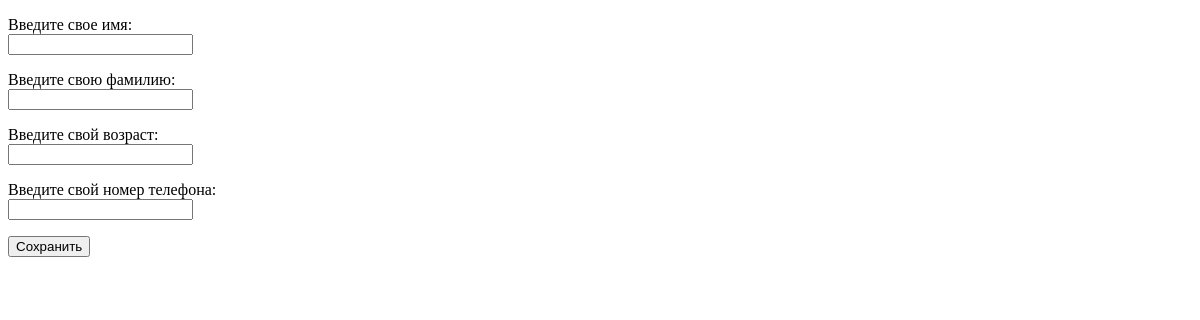
The app's page /, older data.
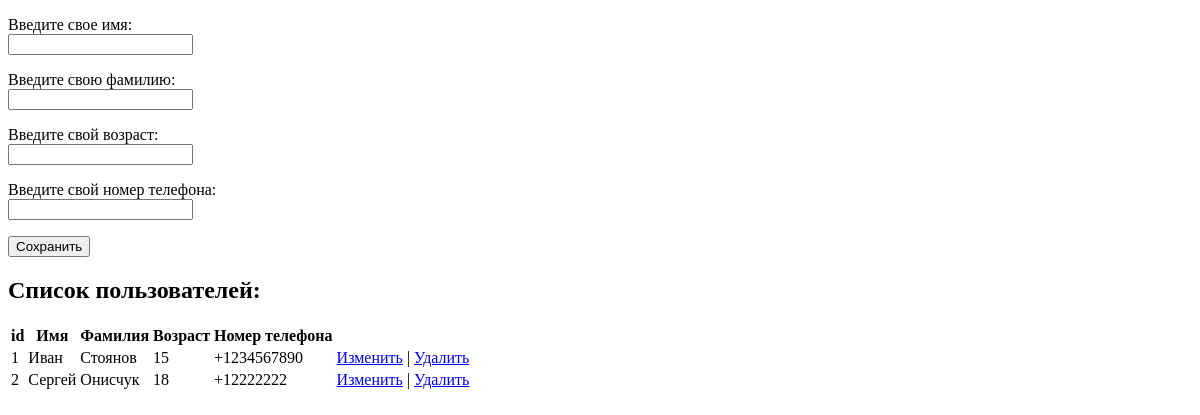
The same page, newer data.
### user/models.py (models this page shows)
class Person(models.Model):
    name = models.CharField(max_length=20)
    surname = models.CharField(max_length=20)
    age = models.PositiveSmallIntegerField()
    phone = models.CharField(max_length=50)

### user/views.py (the view)
# urls.py: path('', views.index),
def index(request):
    people = Person.objects.all()
    return render(request, 'index.html', {'people': people})

### templates/index.html (shortened to what this page needs)
<!DOCTYPE html>
<html lang="en">
<head>
</head>
<body class="container">
    <form method="POST" action="create/">
        <p>
            <label>Введите свое имя: </label><br>
            <input type="text" name="name">
        </p>
        <p>
            <label>Введите свою фамилию: </label><br>
            <input type="text" name="surname">
        </p>
        <p>
            <label>Введите свой возраст: </label><br>
            <input type="number" name="age">
        </p>
        <p>
            <label>Введите свой номер телефона: </label><br>
            <input type="text" name="phone">
        </p>
        <input type="submit" value="Сохранить">
    </form>
    {% if people.count > 0 %}
    <h2>Список пользователей: </h2>
    <table>
        <tr>
            <th>id</th>
            <th>Имя</th>
            <th>Фамилия</th>
            <th>Возраст</th>
            <th>Номер телефона</th>
        </tr>
        {% for person in people %}
        <tr>
            <td>{{ person.id }}</td>
            <td>{{ person.name }}</td>
            <td>{{ person.surname }}</td>
            <td>{{ person.age }}</td>
            <td>{{ person.phone }}</td>
            <td>
                <a href="edit/{{ person.id }}">Изменить</a> | <a href="delete/{{ person.id }}">Удалить</a>
            </td>
        </tr>
        {% endfor %}
    </table>
    {% endif %}
</body>
</html>

Row changes from the older to the newer data that the page shows:
added Person: id "1", name "Иван", surname "Стоянов", age "15", phone "+1234567890"
added Person: id "2", name "Сергей", surname "Онисчук", age "18", phone "+12222222"
Text that changed along with them:
text now shown: "Список пользователей: id Имя Фамилия Возраст Номер телефона"
